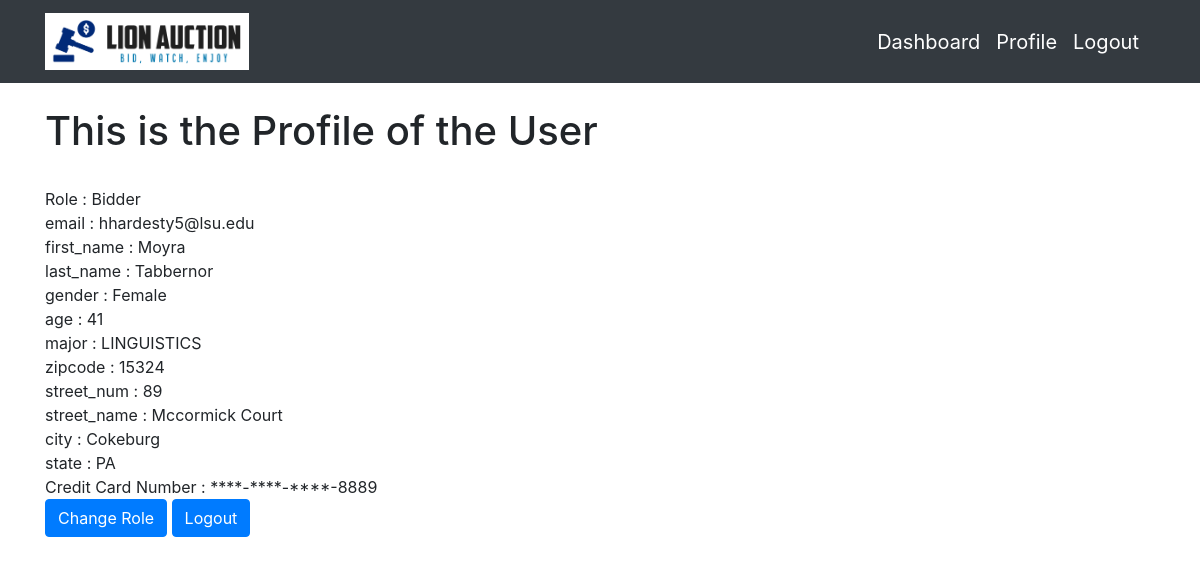
/profile (signed in), run on the app's committed database.
### tables this page shows
CREATE TABLE Bidders (email TEXT,first_name TEXT,last_name TEXT, gender TEXT,age INTEGER, home_address_id TEXT, major TEXT, PRIMARY KEY(email));

CREATE TABLE Address (address_id TEXT,zipcode TEXT, street_num INTEGER, street_name TEXT, PRIMARY KEY(address_id), FOREIGN KEY (zipcode) REFERENCES Zipcode_Info);

CREATE TABLE Zipcode_Info (zipcode TEXT, city TEXT, state TEXT, PRIMARY KEY(zipcode));

### app.py (the view, shortened to what this page needs)
@app.route('/profile', methods = ['GET', 'POST'])
def profile():
    if 'email' not in session: #not logged in
        return redirect(url_for('login'))
    conn = sql.connect('database.db')
    cursor = conn.cursor()
    data = {'Role': session['role']}
    if session['role'] == "Bidder":
        cursor.execute("SELECT * FROM Bidders LIMIT 0")
        headers = [x[0] for x in cursor.description]
        cursor.execute("SELECT * FROM Bidders WHERE email=?", (session['email'],))
        details = cursor.fetchone()
        for i in range(len(headers)):
            data[headers[i]] = details[i]
        data = load_details_from_id('Address', 'home_address_id', 'address_id', data)
        data = load_details_from_id('Zipcode_Info', 'zipcode', 'zipcode', data)
        cursor.execute("SELECT credit_card_num FROM Credit_Cards WHERE Owner_email=?", (session['email'],))
        cc_num = "****-****-****-" + cursor.fetchone()[0][-4:]
        data['Credit Card Number'] = cc_num
        data.pop('home_address_id')
    return render_template('profile.html', data = data)

### app.py (called while the page is built)
def load_details_from_id(table_name, id_name, id_in_table, data):
    conn = sql.connect('database.db')
    cursor = conn.cursor()
    id = data[id_name]
    cursor.execute("SELECT * FROM " + table_name + " LIMIT 0")
    headers = [x[0] for x in cursor.description]
    cursor.execute("SELECT * FROM " + table_name + " WHERE " + id_in_table +"=?", (id,))
    details = cursor.fetchone()
    print(details, headers)
    for i in range(len(headers)):
        if headers[i] == id_in_table:
            continue
        data[headers[i]] = details[i]
    return data

### templates/profile.html (shortened to what this page needs)
{% extends "base.html" %}
{% block content %}
<h1>This is the Profile of the User</h1><br>
{% for k, v in data.items() %}
    {{k}} : {{v}} <br>
{% endfor %}
<form method="POST">
    <button type="submit" class="btn btn-primary"> Change Role </button>
    <a href="/logout" class="btn btn-primary">Logout</a>
</form>
{% endblock %}

### templates/base.html (shortened to what this page needs)
<!DOCTYPE html>
<html lang="en">
  <head>
    <link rel="stylesheet" href="https://cdn.jsdelivr.net/npm/bootstrap@4.3.1/dist/css/bootstrap.min.css">
    <link rel="stylesheet" href="static/css/style.css">
  </head>
  <body>
    <nav class="navbar navbar-expand-lg navbar-dark bg-dark">
        <div class="container">
            <a class="navbar-brand" href="/">
                <img src="static/images/logo.png" width=25%">
            </a>
            <ul class="navbar-nav mr-auto">
              <li class="nav-item"><a class="navbar-brand" href="/dashboard">Dashboard</a></li>
              <li class="nav-item"><a class="navbar-brand" href="/profile">Profile</a></li>
              <li class="nav-item"><a class="navbar-brand" href="/logout">Logout</a></li>
            </ul>
          </div>
    </nav>
    <div class="container my-4 mt-8">
      {% block content %}{% endblock %}
    </div>
  </body>
</html>

### static/css/style.css (style rules this page uses)
body { align-items: center; }

### data on the page
Bidders: k "email", email "hhardesty5@lsu.edu", k "first_name", first_name "Moyra", k "last_name", last_name "Tabbernor", k "gender", gender "Female", k "major", major "LINGUISTICS"
Address: k "zipcode", zipcode "15324", k "street_name", street_name "Mccormick Court"
Zipcode_Info: k "city", city "Cokeburg", k "state", state "PA"

### other printed values
{{ k }} "Role" "age" "street_num" "Credit Card Number"
{{ v }} "Bidder" "41" "89" "****-****-****-8889"
